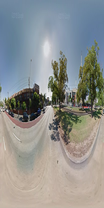
#> input picture Classification/test image for cnn classification/0790_-37.80879980770527_144.98194564890238_panorama.png, 104 x 208 px, found by its file name
$ python brightness.py 'Classification/test image for cnn classification/0790_-37.80879980770527_144.98194564890238_panorama.png'   (Python 2 division)
#> lines starting #> are read from the running program, lines starting #| are printed output that depends on the picture; long printed decimals are rounded; pictures that were not available may be replaced by others from this repository, and a replacement may not be noted
import pymeanshift as pms
import numpy as np
import cv2
import math
from PIL import Image, ImageStat
import sys
from os import listdir


def main():
    RED = 0
    GREEN = 1
    BLUE = 2
    #input_image = Image.open(sys.argv[1]+".png")
    path1 = "/Users/caijieyang/Desktop/Nice/Original_image/Transit1"
    files= listdir(path1)
    for file in files:
        if ".png" in file:
            bright_1=brightness_1(file)
            bright_2=brightness_2(file)
            bright_3=brightness_3(file)
            H,S,V= hsv(file)
            print file , bright_1, bright_2, bright_3, H,S,V

def brightness_1( im_file ):
    #Convert image to greyscale, return average pixel brightness.
    im = Image.open(im_file).convert('L')
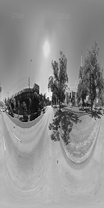
#> im: PIL image 104x208 L; min 6, max 255, mean 144.3
    area = (0, 0, 832, 208)
    cropped_img = im.crop(area)
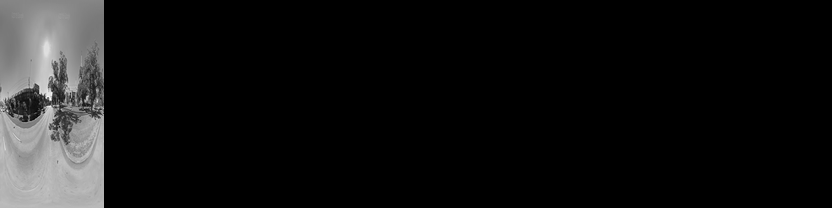
#> cropped_img: PIL image 832x208 L; min 0, max 255, mean 18
#> in main, `bright_1=brightness_1(file)`: bright_1 = 18.03
#> in main, `bright_2=brightness_2(file)`: bright_2 = 53
    stat = ImageStat.Stat(cropped_img)
    return stat.mean[0]

def brightness_2( im_file ):
    #Convert image to greyscale, return RMS pixel brightness.
    im = Image.open(im_file).convert('L')
    area = (0, 0, 832, 208)
    cropped_img = im.crop(area)
    stat = ImageStat.Stat(cropped_img)
    return stat.rms[0]


def brightness_3( im_file ):
    #Average pixels, then transform to "perceived brightness".
    im = Image.open(im_file)
#> im is the input picture: PIL image 104x208 RGBA; mean R, G, B, A 142.6, 145.2, 143.9, 255
    area = (0, 0, 832, 208)
    cropped_img = im.crop(area)
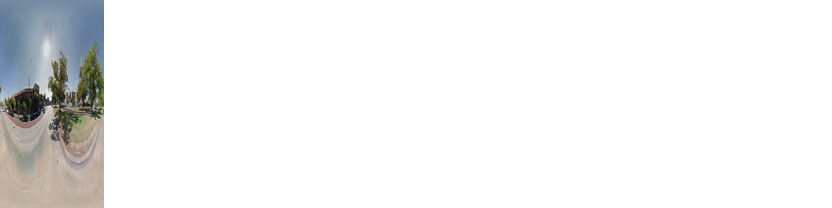
#> cropped_img: PIL image 832x208 RGBA; mean R, G, B, A 17.8, 18.1, 18, 31.9; transparent parts drawn white
    stat = ImageStat.Stat(cropped_img)
    #print "#######", stat.mean
    r,g,b,p = stat.mean
#> r = 17.83; g = 18.15; b = 17.98; p = 31.88
#> in main, `bright_3=brightness_3(file)`: bright_3 = 18.06
    return math.sqrt(0.241*(r**2) + 0.691*(g**2) + 0.068*(b**2))

def hsv( im_file ):
    im = Image.open(im_file)
    area = (0, 0, 832, 208)
    cropped_img = im.crop(area)
    img = np.array(cropped_img)
    HSV = cv2.cvtColor(img, cv2.COLOR_BGR2HSV)
#> HSV: shape (208, 832, 3); mean H, S, V 8.3, 6.8, 19.9
    H,S,V=cv2.split(HSV)
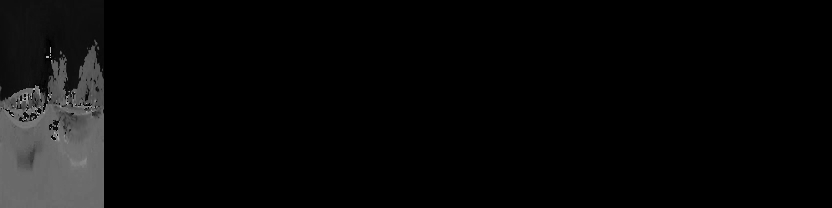
#> H: shape (208, 832); min 0, max 179, mean 8.3
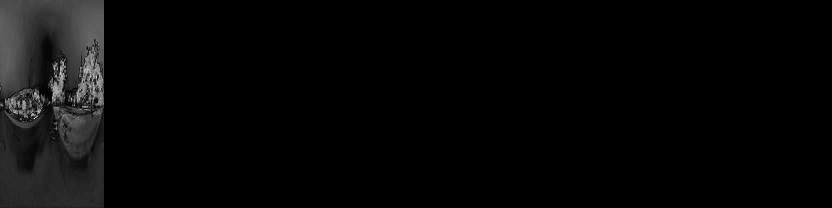
#> S: shape (208, 832); min 0, max 255, mean 6.8
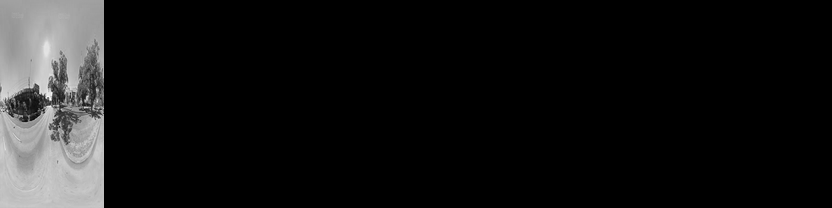
#> V: shape (208, 832); min 0, max 255, mean 19.9
    # [4 lines of commented-out code are left out]
    H=np.mean(H)
#> H = 8.28
    S=np.mean(S)
#> S = 6.77
    V=np.mean(V)
#> V = 19.91
    return H,S,V


main()
#> in main, `H,S,V= hsv(file)`: H = 8.28; S = 6.77; V = 19.91
#| 0790_-37.80879980770527_144.98194564890238_panorama.png 18.033 52.997 18.061 8.281 6.769 19.911

$ run again, on Classification/test image for cnn classification/0820_-37.80878714139091_144.98228676055362_panorama.png
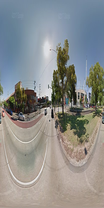
#> input picture Classification/test image for cnn classification/0820_-37.80878714139091_144.98228676055362_panorama.png, 104 x 208 px, found by its file name
#> bright_1 = 17.59
#> bright_2 = 51.56
#> in brightness_3, im is the input picture: PIL image 104x208 RGBA; mean R, G, B, A 139.5, 141.4, 140.3, 255
#> in brightness_3, `cropped_img = im.crop(area)`:
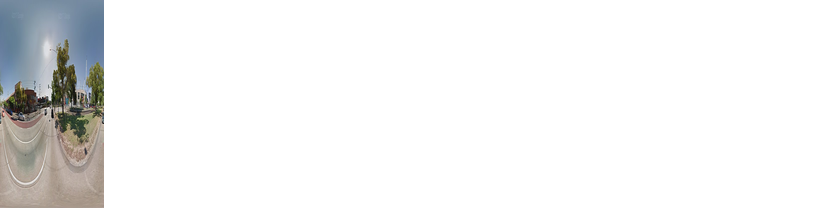
#> cropped_img: PIL image 832x208 RGBA; mean R, G, B, A 17.4, 17.7, 17.5, 31.9; transparent parts drawn white
#> r = 17.44; g = 17.67; b = 17.53; p = 31.88
#> bright_3 = 17.61
#> HSV: shape (208, 832, 3); mean H, S, V 8.4, 6.8, 19.4
#> in hsv, `H,S,V=cv2.split(HSV)`:
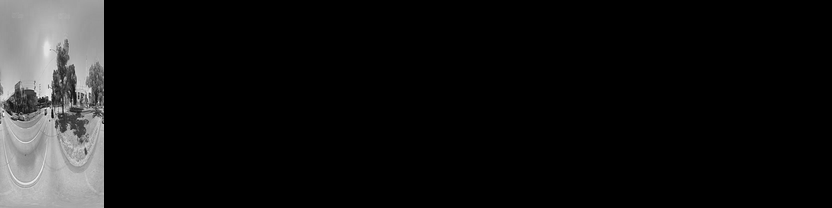
#> V: shape (208, 832); min 0, max 255, mean 19.4
#> in hsv, `H=np.mean(H)`: H = 8.37
#> in hsv, `S=np.mean(S)`: S = 6.77
#> in hsv, `V=np.mean(V)`: V = 19.42
#> in main, `H,S,V= hsv(file)`: H = 8.37; S = 6.77; V = 19.42
#| 0820_-37.80878714139091_144.98228676055362_panorama.png 17.588 51.558 17.608 8.373 6.767 19.421

$ run again, on Classification/test image for cnn classification/0860_-37.80877025144173_144.98274157590654_panorama.png
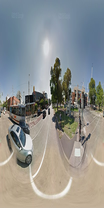
#> input picture Classification/test image for cnn classification/0860_-37.80877025144173_144.98274157590654_panorama.png, 104 x 208 px, found by its file name
#> bright_1 = 17.95
#> bright_2 = 52.73
#> in brightness_3, im is the input picture: PIL image 104x208 RGBA; mean R, G, B, A 142.2, 144.4, 142.4, 255
#> in brightness_3, `cropped_img = im.crop(area)`:
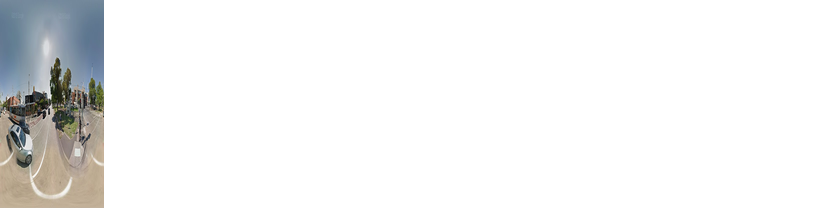
#> cropped_img: PIL image 832x208 RGBA; mean R, G, B, A 17.8, 18.1, 17.8, 31.9; transparent parts drawn white
#> r = 17.78; g = 18.06; b = 17.8; p = 31.88
#> bright_3 = 17.97
#> HSV: shape (208, 832, 3); mean H, S, V 7.6, 6.8, 19.8
#> in hsv, `H,S,V=cv2.split(HSV)`:
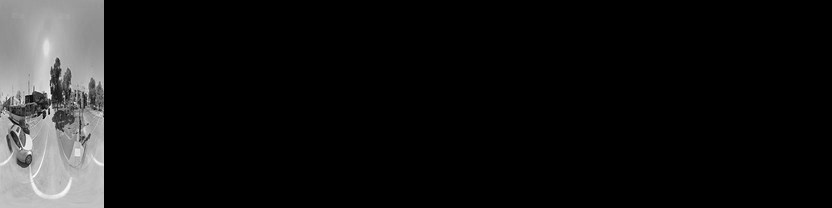
#> V: shape (208, 832); min 0, max 255, mean 19.8
#> in hsv, `H=np.mean(H)`: H = 7.61
#> in hsv, `S=np.mean(S)`: S = 6.79
#> in hsv, `V=np.mean(V)`: V = 19.82
#> in main, `H,S,V= hsv(file)`: H = 7.61; S = 6.79; V = 19.82
#| 0860_-37.80877025144173_144.98274157590654_panorama.png 17.947 52.731 17.971 7.607 6.792 19.823
